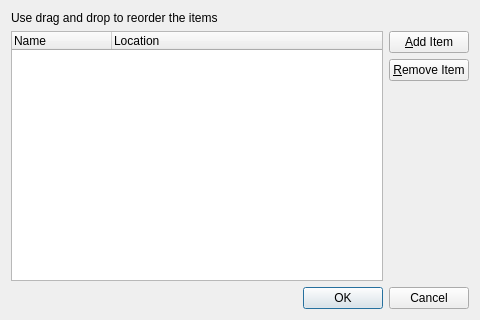
<?xml version="1.0" encoding="UTF-8"?>
<ui version="4.0">
 <class>EditBookmarksDialog</class>
 <widget class="QDialog" name="EditBookmarksDialog">
  <property name="geometry">
   <rect>
    <x>0</x>
    <y>0</y>
    <width>480</width>
    <height>320</height>
   </rect>
  </property>
  <property name="windowTitle">
   <string>Edit Bookmarks</string>
  </property>
  <layout class="QGridLayout" name="gridLayout">
   <item row="0" column="0">
    <widget class="QLabel" name="label">
     <property name="text">
      <string>Use drag and drop to reorder the items</string>
     </property>
    </widget>
   </item>
   <item row="1" column="0">
    <widget class="QTreeWidget" name="treeWidget">
     <property name="acceptDrops">
      <bool>true</bool>
     </property>
     <property name="dragEnabled">
      <bool>true</bool>
     </property>
     <property name="dragDropMode">
      <enum>QAbstractItemView::InternalMove</enum>
     </property>
     <property name="defaultDropAction">
      <enum>Qt::MoveAction</enum>
     </property>
     <property name="rootIsDecorated">
      <bool>false</bool>
     </property>
     <property name="itemsExpandable">
      <bool>false</bool>
     </property>
     <attribute name="headerDefaultSectionSize">
      <number>100</number>
     </attribute>
     <column>
      <property name="text">
       <string>Name</string>
      </property>
     </column>
     <column>
      <property name="text">
       <string>Location</string>
      </property>
     </column>
    </widget>
   </item>
   <item row="1" column="1">
    <layout class="QVBoxLayout" name="verticalLayout">
     <item>
      <widget class="QPushButton" name="addItem">
       <property name="text">
        <string>&amp;Add Item</string>
       </property>
       <property name="icon">
        <iconset theme="list-add"/>
       </property>
      </widget>
     </item>
     <item>
      <widget class="QPushButton" name="removeItem">
       <property name="text">
        <string>&amp;Remove Item</string>
       </property>
       <property name="icon">
        <iconset theme="list-remove"/>
       </property>
      </widget>
     </item>
     <item>
      <spacer name="verticalSpacer">
       <property name="orientation">
        <enum>Qt::Vertical</enum>
       </property>
       <property name="sizeHint" stdset="0">
        <size>
         <width>20</width>
         <height>40</height>
        </size>
       </property>
      </spacer>
     </item>
    </layout>
   </item>
   <item row="2" column="0" colspan="2">
    <widget class="QDialogButtonBox" name="buttonBox">
     <property name="orientation">
      <enum>Qt::Horizontal</enum>
     </property>
     <property name="standardButtons">
      <set>QDialogButtonBox::Cancel|QDialogButtonBox::Ok</set>
     </property>
    </widget>
   </item>
  </layout>
 </widget>
 <resources/>
 <connections>
  <connection>
   <sender>buttonBox</sender>
   <signal>accepted()</signal>
   <receiver>EditBookmarksDialog</receiver>
   <slot>accept()</slot>
  </connection>
  <connection>
   <sender>buttonBox</sender>
   <signal>rejected()</signal>
   <receiver>EditBookmarksDialog</receiver>
   <slot>reject()</slot>
  </connection>
 </connections>
</ui>
